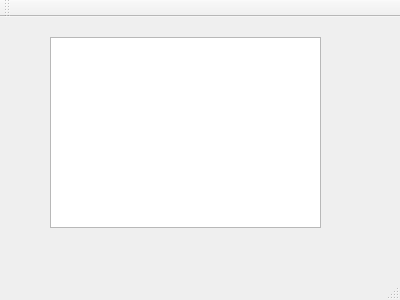
<?xml version="1.0" encoding="UTF-8"?>
<ui version="4.0">
 <class>MainWindow</class>
 <widget class="QMainWindow" name="MainWindow">
  <property name="geometry">
   <rect>
    <x>0</x>
    <y>0</y>
    <width>400</width>
    <height>300</height>
   </rect>
  </property>
  <property name="windowTitle">
   <string>MainWindow</string>
  </property>
  <widget class="QWidget" name="centralWidget">
   <widget class="QTextEdit" name="textEdit">
    <property name="geometry">
     <rect>
      <x>50</x>
      <y>20</y>
      <width>271</width>
      <height>191</height>
     </rect>
    </property>
   </widget>
  </widget>
  <widget class="QMenuBar" name="menuBar">
   <property name="geometry">
    <rect>
     <x>0</x>
     <y>0</y>
     <width>400</width>
     <height>17</height>
    </rect>
   </property>
  </widget>
  <widget class="QToolBar" name="mainToolBar">
   <attribute name="toolBarArea">
    <enum>TopToolBarArea</enum>
   </attribute>
   <attribute name="toolBarBreak">
    <bool>false</bool>
   </attribute>
  </widget>
  <widget class="QStatusBar" name="statusBar"/>
 </widget>
 <layoutdefault spacing="6" margin="11"/>
 <resources/>
 <connections/>
</ui>
